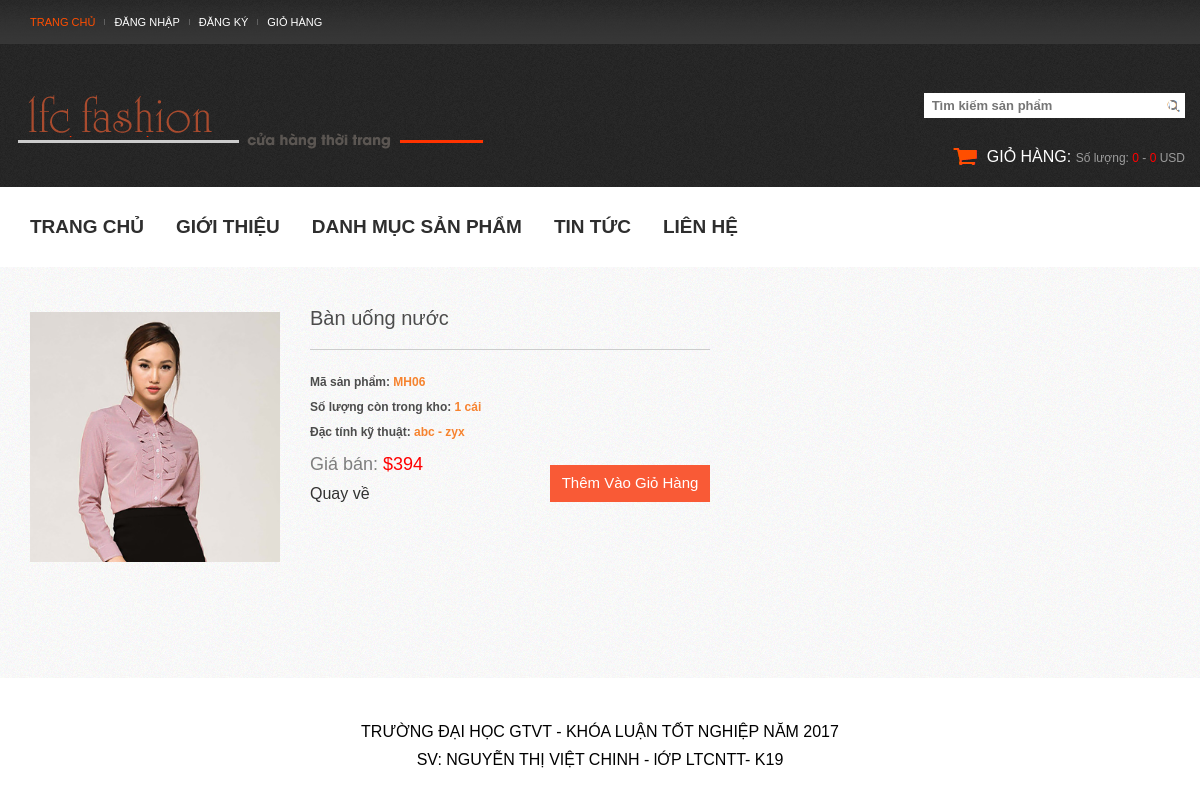
Before: /chitiet_sp.php?frame=chitiet&MaHang=MH06 with the older database file.
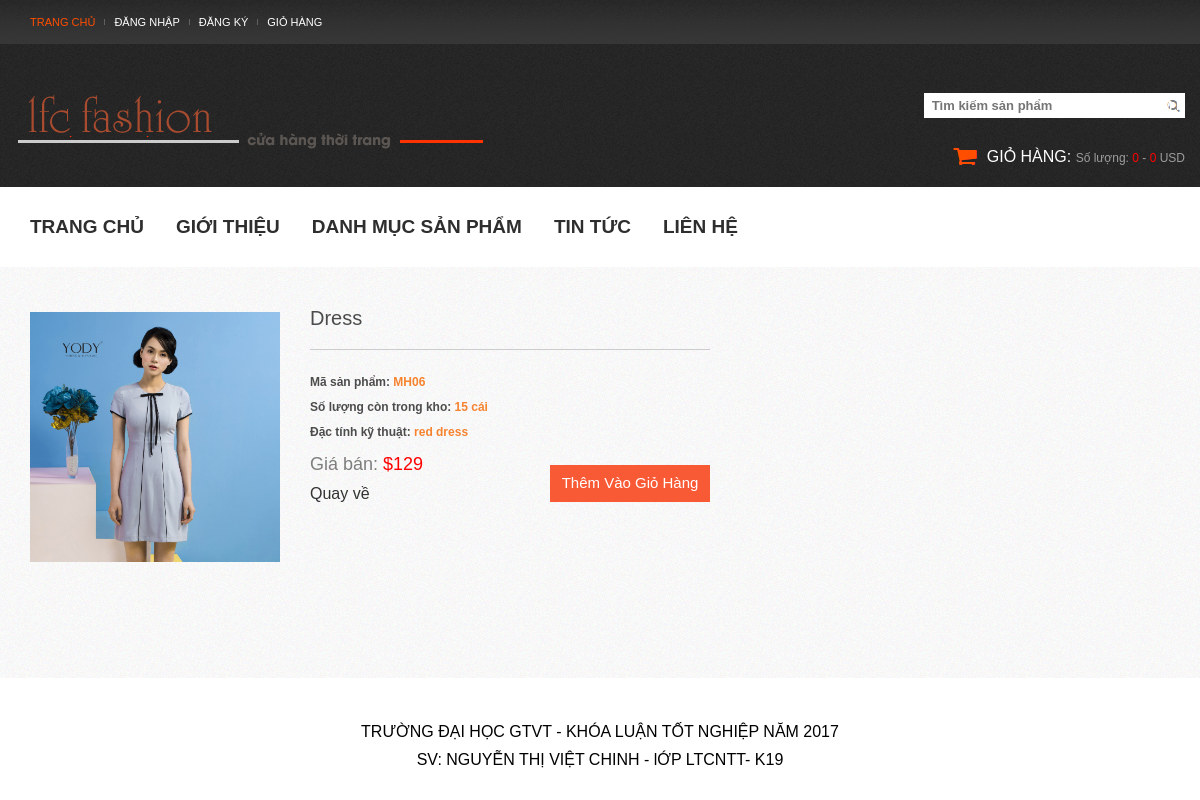
After: the same page with the newer database file.
### tables this page shows
CREATE TABLE IF NOT EXISTS `mathang` (
  `MaNCC` varchar(10) NOT NULL,
  `MaHang` varchar(10) NOT NULL,
  `TenMH` varchar(255) NOT NULL,
  `HinhAnh` varchar(255) NOT NULL,
  `MoTa` varchar(255) NOT NULL,
  `DVT` varchar(15) NOT NULL,
  `Gia_ban` varchar(100) DEFAULT NULL,
  `SLTon` int(11) NOT NULL,
  `Thue` decimal(10,2) NOT NULL,
  `MaLMH` varchar(10) NOT NULL
);

### chitiet_sp.php (the view)
<?php include ('./header.php')?>
    <section>
        <div id="container">
            <div class="container">
                <div class="row">
                    <div class="col-sm-12" id="content">
                        <div class="box featured">
                            <?php
                                if($_GET['frame'] == "chitiet" && isset($_GET['MaHang']) )
                                {
                                    $MaHang = $_GET['MaHang'];
                                    $lenh = "select HinhAnh,TenMH,concat('$', Gia_ban) ,concat(SLTon,' cái'), MoTa, MaHang FROM mathang WHERE MaHang ='".$MaHang."'";
                                    $kq = mysqli_query($conn,$lenh);
                                    echo "<div id=\"chitiet\" >";
                                    if(mysqli_num_rows($kq)!=0)
                                    {
                                        echo "<div id=\"ct\">";
                                        $row = mysqli_fetch_row($kq);
                                        echo " <div class=\"img\"><img width='250px' height='250px' src='image/sanphamnoibat/".$row[0]."'/></div>
                                        <div class='chitiet_sp'>
                                            <h2>$row[1]</h2>
                                            <p>
                                                <strong>Mã sản phẩm:</strong> $row[5]<br>
                                                <strong>Số lượng còn trong kho:</strong> $row[3]<br>
                                                <strong>Đặc tính kỹ thuật:</strong> $row[4]<br>
                                            </p>
                                            <h4>Giá bán:  <font color='red' size='4'>$row[2]</font>
                                            <a class='giohang' href='modules/addcart.php?MaHang=$row[5]'>thêm vào giỏ hàng</a>
                                            <br></h4>
                                            <h5> <a href='".$_SERVER['HTTP_REFERER']."'> <font size='3'>Quay về</font></a></h5>
                                            </div>
                                    </div>
                                    </div>";
                                    }
                                }
                                else
                                {
                                    echo "Access Denny";
                                }
                            ?>
                        </div>
                    </div>
                </div>
            </div>
        </div>
    </section>
<?php include ('./footer.php')?>

### header.php (shortened to what this page needs)
<!DOCTYPE html>
<html dir="ltr" lang="en">
<head>
    <link href="css/bootstrap.css" rel="stylesheet" type="text/css" />
    <link href="css/style1.css" rel="stylesheet" type="text/css" />
    <link rel="stylesheet" type="text/css" href="css/stylesheet.css" />
    <link href="css/font-awesome.css" rel="stylesheet" type="text/css" />
    <link rel="stylesheet" type="text/css" href="css/jquery.fancybox-1.3.4.css" media="screen" />
</head>
<body class="common-home">
<div class="wrapper">
    <header id="header">
        <div class="toprow">
            <div class="container">
                <div class="row">
                    <div class="col-sm-12">
                        <ul class="links">
                            <li class="first"><a class="active" href="index.php"><i class="fa fa-home"></i>Trang chủ</a></li>
                            <li><a class="login_h" href="login.php"><i class="fa fa-user"></i>Đăng nhập</a></li>
                            <li><a href="dangky.php"><i class="fa fa-user"></i>Đăng ký </a></li>
                            <li><a class="" href="cart.php"><i class="fa fa-shopping-cart"></i>Giỏ hàng</a></li>
                        </ul>
                    </div>
                </div>
            </div>
        </div>
        <div class="container">
            <div class="row">
                <div class="col-sm-12">
                </div>
                <div id="logo"><a href="index.php"><img src="image/logo.png" title="Fashion store" alt="Fashion" /></a></div>
                <div id="search">
                    <div class="inner">
                        <form action="xlsearch.php" method="post" class="search">
                            <label>
                                <input name="search" type="text" value="<?php echo $_POST['search']; ?>" size="50" placeholder="Tìm kiếm sản phẩm" />
                            </label>
                            <label>
                                <input type="submit" name="button" id="button" value="TÌM KIẾM" />
                            </label>
                        </form>
                    </div>
                </div>
                <div class="cart-position">
                    <div class="cart-inner">
                        <div id="cart" >
                            <a href="cart.php">Giỏ hàng: </a>
                            <?php
                            include("modules/menu_giohang.php");
                            ?>
                        </div>
                    </div>
                </div>
            </div>
        </div>
        <div id="menu">
            <div class="container">
                <div class="row">
                    <div class="col-sm-12">
                        <ul  class="sf-menu">
                            <li class="cat_1"><a href="index.php">TRANG CHỦ</a></li>
                            <li class="cat_1"><a href="gioithieu.php">GIỚI THIỆU</a></li>
                            <li class="cat_2">
                                <a href="danhmucsp.php">DANH MỤC SẢN PHẨM</a>
                            </li>
                            <li class="cat_3">
                                <a href="tintuc.php">Tin tức</a>
                            </li>
                            <li class="cat_4">
                                <a href="lienhe.php">Liên hệ</a>
                            </li>
                        </ul>
                    </div>
                </div>
            </div>
        </div>
    </header>

### modules/menu_giohang.php (shortened to what this page needs)
<?php
$giohang = $_SESSION['giohang'];
if(count($giohang) != "")
{
    $tongcong = 0;
    $soluong=0;
    echo "Số lượng: <font color='red'>$soluong</font> - <font color='red'>$tongcong</font> USD";
    ?>
    <?php
}
else
{
    ?>
    0 SẢN PHẨM - 0 VNĐ
    <?php
}
?>

### footer.php (shortened to what this page needs)
<footer>
    <div class="container">
        <div class="row">
            <div class="col-sm-12">
                <div id="copyright">
                    <p style="text-align: center; color: black; font-size: medium;" >TRƯỜNG ĐẠI HỌC GTVT - KHÓA LUẬN TỐT NGHIỆP NĂM 2017</p>
                    <p style="text-align: center;color: black; font-size: medium;">SV: NGUYỄN THỊ VIỆT CHINH - lỚP LTCNTT- K19</p>
                </div>
            </div>
        </div>
    </div>
</footer>
</div>
</body>
</html>

### css/style1.css (style rules this page uses)
body { font-family: arial; }
#menu { background-color:#fff; width:100%; z-index:23; top:0 }
.sf-menu { position: relative; margin: 0; padding: 0; list-style: none; }
ul.sf-menu > li:first-child { background:none; padding-left:0; }
ul.sf-menu > li { float: left; z-index: 10; position:relative; border-radius:0; padding:25px 16px; }
ul.sf-menu > li > a { display:inline-block; z-index: 1; position: relative; font-size:19px; font-weight:bold; color:#2e2e2e; text-decoration:none; line-height:30px; text-transform:uppercase; }
.pro a.giohang, #ct a.giohang { display: block; float: right; width: 160px; text-align: center; background:#f95a36; color:#fff; margin-top:10px; padding:10px; font-size:15px; text-transform: capitalize; }
.img { float:left; display: block; margin-right:30px; }
#ct { width:730px; display: flex; }
.chitiet_sp { width:400px; float:right; margin-top:-25px }
.chitiet_sp h2 { font-size:20px; color:#4c4c4c; margin-bottom:20px; border-bottom:1px solid #ccc; padding-bottom:20px; }
.chitiet_sp p { color:#f6832f; line-height:25px; font-weight: bold; }
.chitiet_sp p strong { color: #4c4c4c }
#cart a { text-transform: uppercase; color:#fff; background:url('../image/icongiohang.png') no-repeat left center; font-size:16px; padding-left:35px; }
#viewcart img,#viewcart1 img,.featured img { object-fit: cover; object-position: top; }
form input { width:500px; }
form input[type="submit"] { border:none; color:#fff; background:#f55600; padding:7px 15px; }
form.search input[type="submit"] { width:10px !important; background:#fff url(../image/iconsearch.png) no-repeat right center !important; height:21px; margin-left:-15px !important; }
form.search input[type="text"] { background:none; width:230px !important; }
.box { position: relative; }

### css/stylesheet.css (style rules this page uses)
* { margin: 0; padding: 0; }
body { color: #7e7e7e; font-family: Arial, Helvetica, sans-serif; background:#fff; font-size:12px; line-height:18px; }
img { max-width:100% }
label { margin-bottom: 5px; }
a, a:visited, a:focus { color: #323232; cursor: pointer; text-decoration:none; outline:none }
a img { border: none; }
form { margin-bottom:0; }
.wrapper { width:100%; overflow:hidden; }
#container { text-align: left; background:url(../image/bg.png) repeat left top #f7f6f7; padding:45px 0 70px; }
header { background:url(../image/header.png) repeat left top #252525; position: relative; color:#9d9d9d; }
header #logo a img { max-width:100%; width:100%; }
header #logo { float:left; }
.cart-position { float:right; clear:right; position:relative; margin:0 0 20px 0; }
#cart { z-index:25; position:relative; }
header .toprow { width:100%; background:url(../image/toprow.png) repeat-x left bottom; padding:12px 0; margin-bottom:27px; }
header .links { font-size:12px; }
header .links li:first-child { background:none; padding-left:0; }
header .links li { float:left; padding:0px 9px 0px 10px; background:url(../image/sep.png) no-repeat left center; }
header .links a.active, header .links a:hover { color:#ff4e00; text-decoration:none; }
header .links a { display:inline-block; font-size:11px; color:#fff; font-weight:300; text-transform:uppercase; line-height:20px; vertical-align:top; }
#search { position:relative; float:right; z-index:27; margin-bottom:20px; margin-top:4px; }
#search input { float:left; border-radius:0; line-height:19px; height:25px; width:270px; margin:0; padding:3px 35px 3px 8px; background-color:#fff; border: none; }
.box { margin-bottom:30px; }
#content .box.featured { margin-bottom:46px; }
ul { list-style:none; margin:0; padding:0; }
a { outline:none; }
footer { padding-top:45px; clear: both; overflow: hidden; }
label, input, button, select, textarea { font-size:13px; color:#323232 }
label { font-weight:bold; }
label { cursor:default }

Changed rows visible on the page:
changed mathang "MH06": HinhAnh: a different picture; TenMH "Bàn uống nước" → "Dress"; MoTa "abc - zyx" → "red dress"
Other visible differences:
$row[3]: "1 cái" → "15 cái"
$row[2]: "$394" → "$129"
